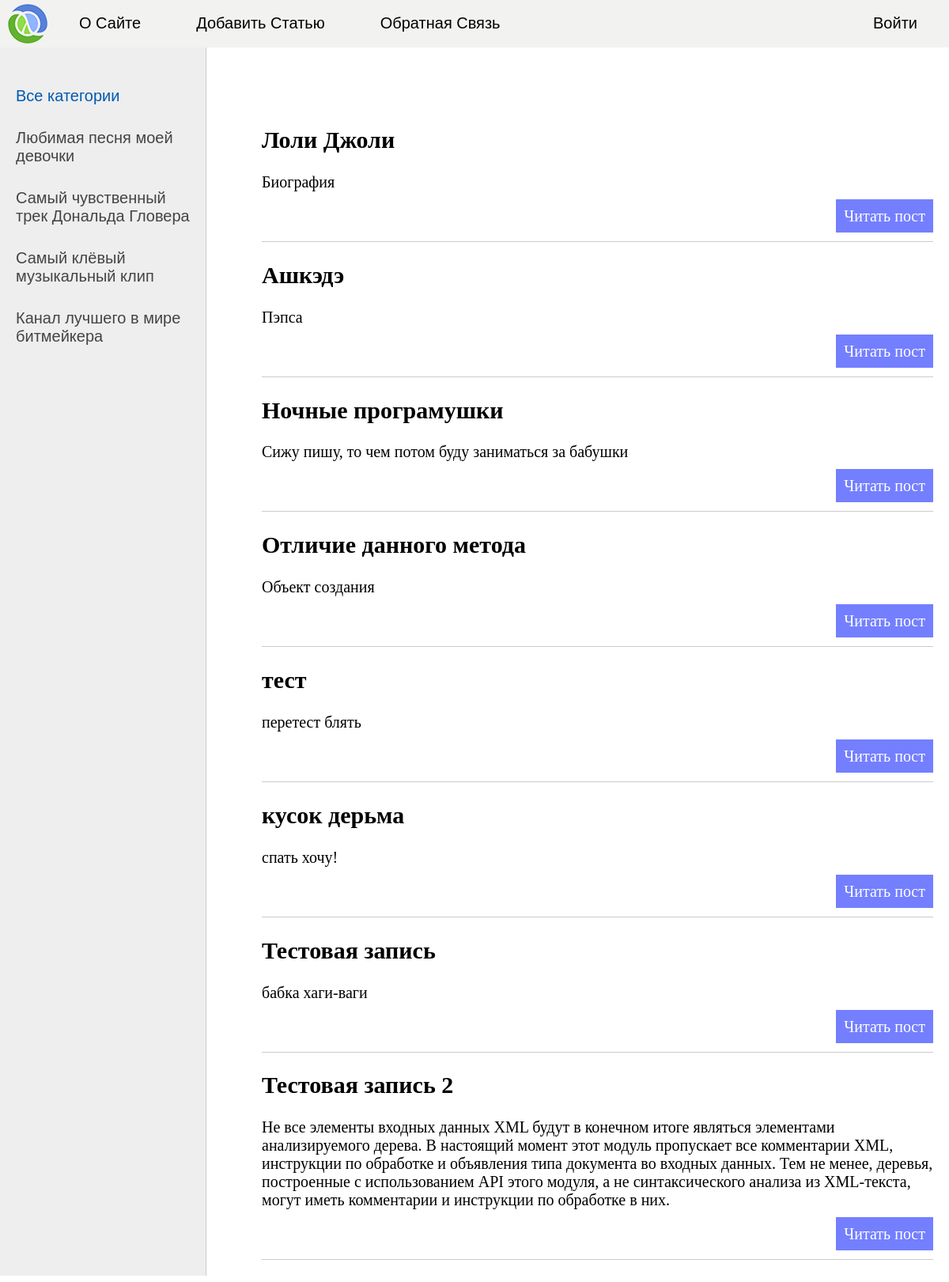
The page / on the database its author committed.
### main/models.py (models this page shows, shortened)
class Main(models.Model):
    title = models.CharField(max_length=255)
    content = models.TextField(blank=True)
    photo = models.ImageField(upload_to="photos/%Y/%m/%d/")
    time_create = models.DateTimeField(auto_now_add=True)
    time_update = models.DateTimeField(auto_now=True)
    is_published = models.BooleanField(default=True)

### main/views.py (the view)
# urls.py: path('', index, name='Home'),
def index(request):
    posts = Main.objects.all()
    return render(request, 'main/index.html', {'posts': posts, 'menu': menu, 'title': 'Главная страница'})

### main/templates/main/index.html (shortened to what this page needs)
{% extends 'main/base.html' %}
{% block content %}
<ul class="list-articles">
    {% for p in posts %}
            <li>
                <h2>{{p.title}}</h2>
                <p>{{p.content}}</p>
                <p class="link-read-post"><a href="#">Читать пост</a></p>
            </li>
    {% endfor %}
</ul>
{% endblock %}

### main/templates/main/base.html (shortened to what this page needs)
{% load static %}
{% load main_tags %}
<!DOCTYPE html>
<html>
<head>
    <link type="text/css" href="{% static 'main/css/styles.css' %}" rel="stylesheet" />
</head>
<body>
<table class="table-page" border="0" cellpadding="0" cellspacing="0">
<tr><td valign=top>
{% block mainmenu %}
        <div class="header">
            <ul id="mainmenu" class="mainmenu">
            <li class="logo"><a href="#"><div class="logo"></div></a></li>
{% for m in menu %}
    {% if not forloop.last %}
            <li><a href="#">{{m.title}}</a></li>
    {% else %}
            <li class="last"><a href="#">{{m.title}}</a></li>
    {% endif %}
{% endfor %}
            </ul>
        </div>
{% endblock mainmenu %}
<table class="table-content" border="0" cellpadding="0" cellspacing="0">
<tr>
    <td valign="top" class="left-chapters">
        <ul id="left-chapters">
            <li class="selected">Все категории</li>
            <li><a href="https://www.youtube.com/watch?v=-W20dfeNCmI&ab_channel=Gorillaz-Topic">Любимая песня моей девочки</a></li>
            <li><a href="https://www.youtube.com/watch?v=M7OX6YwmTj4&ab_channel=ChildishGambino-Topic">Самый чувственный трек Дональда Гловера</a></li>
            <li><a href="https://www.youtube.com/watch?v=Jg5wkZ-dJXA&ab_channel=KanyeWestVEVO">Самый клёвый музыкальный клип</a></li>
            <li><a href="https://youtu.be/mbOUwdyse28?t=1761">Канал лучшего в мире битмейкера</a></li>
        </ul>
    </td>
<td valign="top" class="content">
    <div class="content-text">
{% block content %}
{% endblock %}
    </div>
</td></tr></table>
</td></tr></table>
</body>
</html>

### main/static/main/css/styles.css (style rules this page uses)
html, body { font-family: 'Arial'; margin: 0; padding: 0; height: 100%; width: 100%; color: #444; }
a { color: #0059b2; text-decoration: none; }
p.link-read-post { text-align: right; }
p.link-read-post a { padding: 10px; min-width: 100px; background: #737fff; color: #fff; text-decoration: none; }
ul.list-articles { list-style: none; margin: 0; padding: 0; }
ul.list-articles li { border-bottom: 1px solid #ccc; }
.table-page { width: 100%; height: 100%; vertical-align: top; }
.table-page tr { height: 100%; }
.header { background: #F2F2F0; height: 60px; }
.logo { background: url('../images/logo.png') no-repeat 10px 5px; width: 70px; height: 60px; }
ul.mainmenu { list-style: none; margin: 0; padding: 0; height: 60px; color: #000000; font-size: 20px; overflow: hidden; }
ul.mainmenu li { float: left; margin: 18px 40px 0 30px; }
ul.mainmenu li.logo { margin: 0; }
ul.mainmenu li.last { float: right; }
ul.mainmenu li a { color: #000000; text-decoration: none; }
.table-content { width: 100%; min-height: 100%; height: 100%; }
.left-chapters { margin: 0; background: #eee; border-right: 1px solid #ccc; min-height: 100%; }
.left-chapters ul { width: 230px; min-height: 100%; margin: 0; padding: 20px 10px 10px 20px; list-style: none; font-size: 20px; }
.left-chapters ul li { margin: 30px 0 0 0; color: #999; }
.left-chapters ul li.selected { color: #0059b2; }
.left-chapters ul li a { color: #444; text-decoration: none; }
.content { padding: 40px 20px 20px 40px; width: 100%; box-sizing: border-box; }
.content-text { margin: 60px 0 0 30px; color: #000; font-size: 20px; font-family: Yandex Sans Display Light; }

### rows shown on the page
Main: title "Лоли Джоли", content "Биография"
Main: title "Ашкэдэ", content "Пэпса"
Main: title "Ночные програмушки", content "Сижу пишу, то чем потом буду заниматься за бабушки"
Main: title "Отличие данного метода", content "Объект создания"
Main: title "тест", content "перетест блять"
Main: title "кусок дерьма", content "спать хочу!"
Main: title "Тестовая запись", content "бабка хаги-ваги"
Main: title "Тестовая запись 2", content "Не все элементы входных данных XML будут в конечном итоге являться элементами анализируемого дерева. В настоящий момент этот модуль пропускает все комментарии XML, инструкции по обработке и объявления типа документа во входных данных. Тем не менее, деревья, построенные с использованием API этого модуля, а не синтаксического анализа из XML-текста, могут иметь комментарии и инструкции по обработке в них."

### other values the page prints
{{ m.title }} "О Сайте" "Добавить Статью" "Обратная Связь"
{{ m.title }} "Войти"
